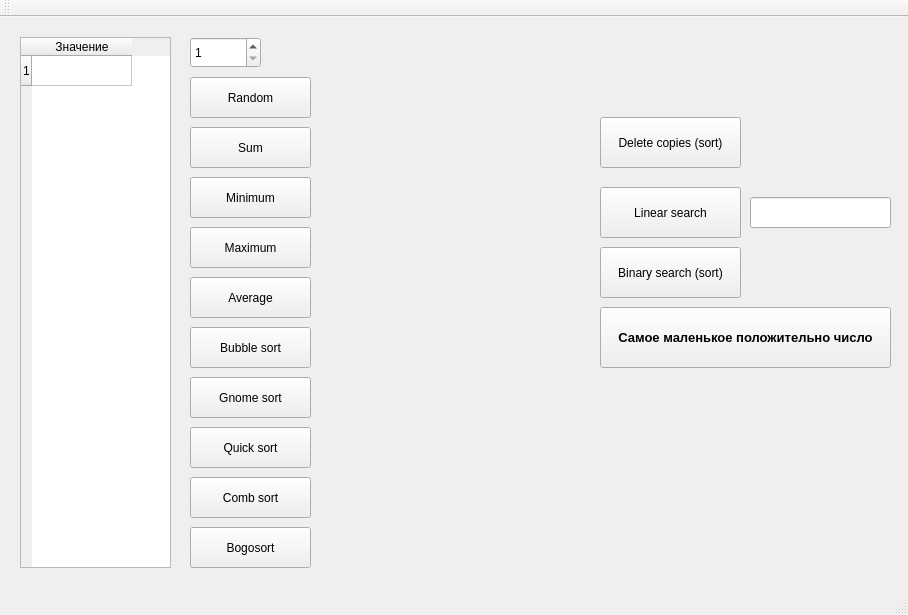
<?xml version="1.0" encoding="UTF-8"?>
<ui version="4.0">
 <class>MainWindow</class>
 <widget class="QMainWindow" name="MainWindow">
  <property name="geometry">
   <rect>
    <x>0</x>
    <y>0</y>
    <width>908</width>
    <height>615</height>
   </rect>
  </property>
  <property name="windowTitle">
   <string>MainWindow</string>
  </property>
  <widget class="QWidget" name="centralwidget">
   <widget class="QSpinBox" name="spinBox">
    <property name="geometry">
     <rect>
      <x>190</x>
      <y>20</y>
      <width>71</width>
      <height>31</height>
     </rect>
    </property>
    <property name="minimum">
     <number>1</number>
    </property>
   </widget>
   <widget class="QTableWidget" name="tableWidget">
    <property name="geometry">
     <rect>
      <x>20</x>
      <y>20</y>
      <width>151</width>
      <height>531</height>
     </rect>
    </property>
    <property name="rowCount">
     <number>1</number>
    </property>
    <property name="columnCount">
     <number>1</number>
    </property>
    <row/>
    <column>
     <property name="text">
      <string>Значение</string>
     </property>
    </column>
   </widget>
   <widget class="QPushButton" name="pushButtonRandom">
    <property name="geometry">
     <rect>
      <x>190</x>
      <y>60</y>
      <width>121</width>
      <height>41</height>
     </rect>
    </property>
    <property name="text">
     <string>Random</string>
    </property>
   </widget>
   <widget class="QPushButton" name="pushButtonSum">
    <property name="geometry">
     <rect>
      <x>190</x>
      <y>110</y>
      <width>121</width>
      <height>41</height>
     </rect>
    </property>
    <property name="text">
     <string>Sum</string>
    </property>
   </widget>
   <widget class="QLabel" name="labelResult">
    <property name="geometry">
     <rect>
      <x>327</x>
      <y>109</y>
      <width>261</width>
      <height>41</height>
     </rect>
    </property>
    <property name="font">
     <font>
      <pointsize>12</pointsize>
      <weight>75</weight>
      <bold>true</bold>
     </font>
    </property>
    <property name="text">
     <string/>
    </property>
   </widget>
   <widget class="QPushButton" name="pushButtonMin">
    <property name="geometry">
     <rect>
      <x>190</x>
      <y>160</y>
      <width>121</width>
      <height>41</height>
     </rect>
    </property>
    <property name="text">
     <string>Minimum</string>
    </property>
   </widget>
   <widget class="QPushButton" name="pushButtonMax">
    <property name="geometry">
     <rect>
      <x>190</x>
      <y>210</y>
      <width>121</width>
      <height>41</height>
     </rect>
    </property>
    <property name="text">
     <string>Maximum</string>
    </property>
   </widget>
   <widget class="QPushButton" name="pushButtonAverage">
    <property name="geometry">
     <rect>
      <x>190</x>
      <y>260</y>
      <width>121</width>
      <height>41</height>
     </rect>
    </property>
    <property name="text">
     <string>Average</string>
    </property>
   </widget>
   <widget class="QPushButton" name="pushButtonSort1">
    <property name="geometry">
     <rect>
      <x>190</x>
      <y>310</y>
      <width>121</width>
      <height>41</height>
     </rect>
    </property>
    <property name="text">
     <string>Bubble sort</string>
    </property>
   </widget>
   <widget class="QPushButton" name="pushButtonSort2">
    <property name="geometry">
     <rect>
      <x>190</x>
      <y>360</y>
      <width>121</width>
      <height>41</height>
     </rect>
    </property>
    <property name="text">
     <string>Gnome sort</string>
    </property>
   </widget>
   <widget class="QPushButton" name="pushButtonSort3">
    <property name="geometry">
     <rect>
      <x>190</x>
      <y>410</y>
      <width>121</width>
      <height>41</height>
     </rect>
    </property>
    <property name="text">
     <string>Quick sort</string>
    </property>
   </widget>
   <widget class="QPushButton" name="pushButtonSort4">
    <property name="geometry">
     <rect>
      <x>190</x>
      <y>460</y>
      <width>121</width>
      <height>41</height>
     </rect>
    </property>
    <property name="text">
     <string>Comb sort</string>
    </property>
   </widget>
   <widget class="QPushButton" name="pushButtonSort5">
    <property name="geometry">
     <rect>
      <x>190</x>
      <y>510</y>
      <width>121</width>
      <height>41</height>
     </rect>
    </property>
    <property name="text">
     <string>Bogosort</string>
    </property>
   </widget>
   <widget class="QPushButton" name="pushButtonCopies">
    <property name="geometry">
     <rect>
      <x>600</x>
      <y>100</y>
      <width>141</width>
      <height>51</height>
     </rect>
    </property>
    <property name="text">
     <string>Delete copies (sort)</string>
    </property>
   </widget>
   <widget class="QPushButton" name="pushButtonSearch1">
    <property name="geometry">
     <rect>
      <x>600</x>
      <y>170</y>
      <width>141</width>
      <height>51</height>
     </rect>
    </property>
    <property name="text">
     <string>Linear search</string>
    </property>
   </widget>
   <widget class="QLineEdit" name="lineEditSearch">
    <property name="geometry">
     <rect>
      <x>750</x>
      <y>180</y>
      <width>141</width>
      <height>31</height>
     </rect>
    </property>
    <property name="font">
     <font>
      <pointsize>10</pointsize>
     </font>
    </property>
    <property name="text">
     <string/>
    </property>
   </widget>
   <widget class="QPushButton" name="pushButtonSearch2">
    <property name="geometry">
     <rect>
      <x>600</x>
      <y>230</y>
      <width>141</width>
      <height>51</height>
     </rect>
    </property>
    <property name="text">
     <string>Binary search (sort)</string>
    </property>
   </widget>
   <widget class="QPushButton" name="pushButton">
    <property name="geometry">
     <rect>
      <x>600</x>
      <y>290</y>
      <width>291</width>
      <height>61</height>
     </rect>
    </property>
    <property name="font">
     <font>
      <pointsize>10</pointsize>
      <weight>75</weight>
      <bold>true</bold>
     </font>
    </property>
    <property name="text">
     <string>Самое маленькое положительно число</string>
    </property>
   </widget>
  </widget>
  <widget class="QMenuBar" name="menubar">
   <property name="geometry">
    <rect>
     <x>0</x>
     <y>0</y>
     <width>908</width>
     <height>21</height>
    </rect>
   </property>
  </widget>
  <widget class="QStatusBar" name="statusbar"/>
  <widget class="QToolBar" name="toolBar">
   <property name="windowTitle">
    <string>toolBar</string>
   </property>
   <attribute name="toolBarArea">
    <enum>TopToolBarArea</enum>
   </attribute>
   <attribute name="toolBarBreak">
    <bool>false</bool>
   </attribute>
  </widget>
 </widget>
 <resources/>
 <connections/>
</ui>
